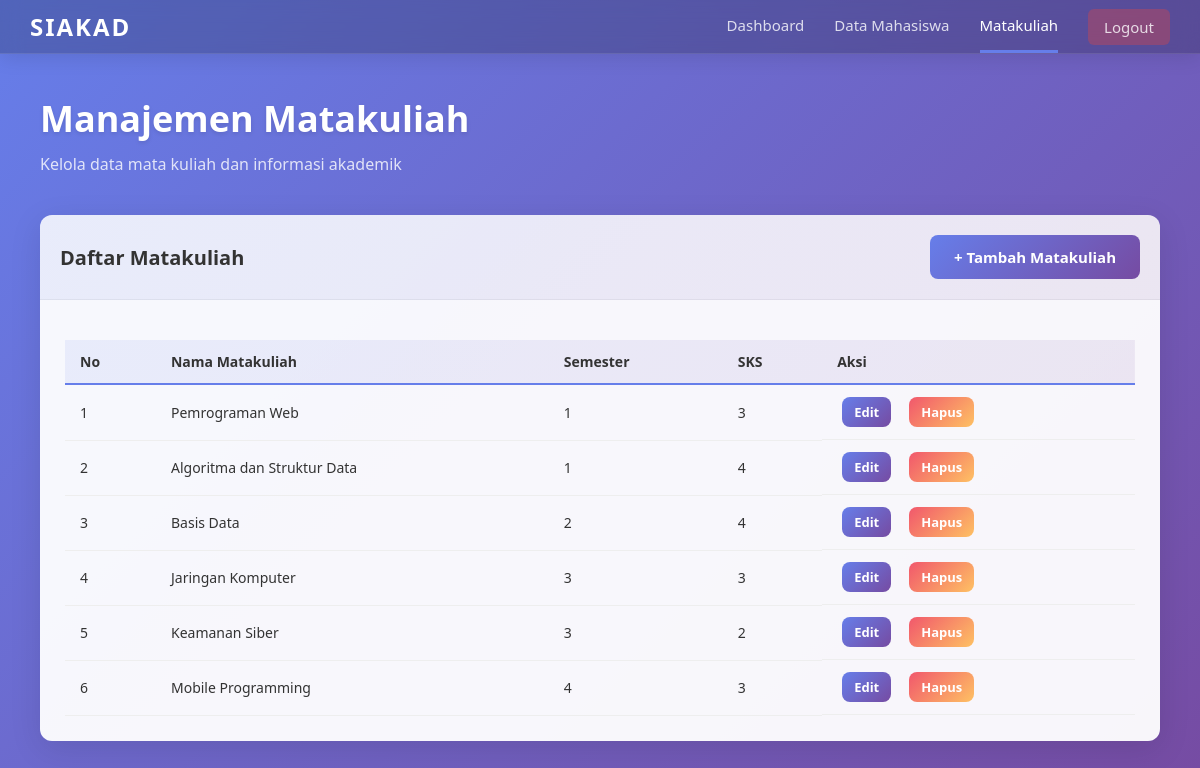
The app's page /matakuliah.php (signed in) with its own data.
### tables this page shows
CREATE TABLE `matakuliah` (
  `id_matkul` int(11) NOT NULL,
  `nama_matkul` varchar(100) NOT NULL,
  `semester` int(11) NOT NULL,
  `sks` int(11) NOT NULL,
  `created_at` timestamp NOT NULL DEFAULT current_timestamp()
);

### matakuliah.php (the view, shortened to what this page needs)
<?php
require_once 'config.php';
$action = isset($_GET['action']) ? $_GET['action'] : 'list';
$matakuliah_list = [];
if ($action === 'list') {
    try {
        $stmt = $pdo->query("SELECT * FROM matakuliah ORDER BY semester, id_matkul");
        $matakuliah_list = $stmt->fetchAll(PDO::FETCH_ASSOC);
    } catch (PDOException $e) {
        $message = "Error: " . $e->getMessage();
        $messageType = "error";
    }
}
?>
<!DOCTYPE html>
<html lang="id">
<head>
    <link rel="stylesheet" href="style.css">
</head>
<body>
    <div class="main-container">
        <nav class="navbar">
            <div class="navbar-brand">
                <h2>SIAKAD</h2>
            </div>
            <div class="navbar-menu">
                <a href="dashboard.php" class="nav-link">Dashboard</a>
                <a href="mahasiswa.php" class="nav-link">Data Mahasiswa</a>
                <a href="matakuliah.php" class="nav-link active">Matakuliah</a>
                <a href="logout.php" class="nav-link logout">Logout</a>
            </div>
        </nav>
        <div class="content">
            <div class="page-header">
                <h1>Manajemen Matakuliah</h1>
                <p>Kelola data mata kuliah dan informasi akademik</p>
            </div>
            <?php if ($action === 'list'): ?>
                <div class="card">
                    <div class="card-header">
                        <h3>Daftar Matakuliah</h3>
                        <a href="matakuliah.php?action=add" class="btn btn-primary">+ Tambah Matakuliah</a>
                    </div>
                    <div class="card-body">
                        <?php if (count($matakuliah_list) > 0): ?>
                            <table class="table">
                                <thead>
                                    <tr>
                                        <th>No</th>
                                        <th>Nama Matakuliah</th>
                                        <th>Semester</th>
                                        <th>SKS</th>
                                        <th>Aksi</th>
                                    </tr>
                                </thead>
                                <tbody>
                                    <?php foreach ($matakuliah_list as $index => $matkul): ?>
                                        <tr>
                                            <td><?php echo $index + 1; ?></td>
                                            <td><?php echo htmlspecialchars($matkul['nama_matkul']); ?></td>
                                            <td><?php echo $matkul['semester']; ?></td>
                                            <td><?php echo $matkul['sks']; ?></td>
                                            <td class="action-cell">
                                                <a href="matakuliah.php?action=edit&id=<?php echo $matkul['id_matkul']; ?>" class="btn btn-sm btn-edit">Edit</a>
                                                <a href="matakuliah.php?action=delete&id=<?php echo $matkul['id_matkul']; ?>" class="btn btn-sm btn-delete" onclick="return confirm('Yakin ingin menghapus?')">Hapus</a>
                                            </td>
                                        </tr>
                                    <?php endforeach; ?>
                                </tbody>
                            </table>
                        <?php else: ?>
                            <p class="no-data">Tidak ada data matakuliah.</p>
                        <?php endif; ?>
                    </div>
                </div>
            <?php endif; ?>
        </div>
    </div>
</body>
</html>

### style.css (style rules this page uses)
* { margin: 0; padding: 0; box-sizing: border-box; }
body { font-family: 'Segoe UI', Tahoma, Geneva, Verdana, sans-serif; background: linear-gradient(135deg, #667eea 0%, #764ba2 100%); min-height: 100vh; color: #333; }
h1 { margin-bottom: 30px; color: #fff; font-size: 28px; font-weight: 300; text-shadow: 0 2px 4px rgba(0, 0, 0, 0.1); }
h2 { color: #fff; font-size: 24px; margin-bottom: 10px; }
h3 { color: #333; font-size: 18px; margin-bottom: 15px; font-weight: 600; }
.btn { padding: 12px 24px; background: linear-gradient(135deg, #667eea 0%, #764ba2 100%); color: white; border: none; border-radius: 8px; font-size: 15px; font-weight: 600; cursor: pointer; transition: all 0.3s ease; text-decoration: none; display: inline-block; text-align: center; }
.btn-primary { background: linear-gradient(135deg, #667eea 0%, #764ba2 100%); }
.btn-edit { background: linear-gradient(135deg, #667eea 0%, #764ba2 100%); padding: 6px 12px; font-size: 13px; }
.btn-delete { background: linear-gradient(135deg, #F1576C 0%, #FEC163 100%); padding: 6px 12px; font-size: 13px; }
.btn-sm { padding: 6px 12px; font-size: 13px; margin: 0 5px; }
.main-container { display: flex; min-height: 100vh; flex-direction: column; }
.navbar { background: rgba(0, 0, 0, 0.2); backdrop-filter: blur(10px); padding: 0 30px; display: flex; justify-content: space-between; align-items: center; box-shadow: 0 4px 20px rgba(0, 0, 0, 0.1); border-bottom: 1px solid rgba(255, 255, 255, 0.1); }
.navbar-brand h2 { color: #fff; font-size: 24px; margin: 0; font-weight: 700; letter-spacing: 2px; }
.navbar-menu { display: flex; gap: 30px; align-items: center; }
.nav-link { color: rgba(255, 255, 255, 0.8); text-decoration: none; font-weight: 500; padding: 15px 0; border-bottom: 3px solid transparent; transition: all 0.3s ease; font-size: 15px; }
.nav-link.active { color: #fff; border-bottom-color: #667eea; }
.nav-link.logout { background: rgba(244, 67, 54, 0.3); padding: 8px 16px; border-radius: 6px; border-bottom: none; }
.content { flex: 1; padding: 40px; max-width: 1200px; width: 100%; margin: 0 auto; }
.page-header { margin-bottom: 40px; color: #fff; }
.page-header h1 { font-size: 36px; margin-bottom: 10px; font-weight: 600; }
.page-header p { font-size: 16px; color: rgba(255, 255, 255, 0.8); }
.card { background: rgba(255, 255, 255, 0.95); border-radius: 12px; box-shadow: 0 8px 32px rgba(0, 0, 0, 0.1); overflow: hidden; margin-bottom: 20px; transition: transform 0.3s ease, box-shadow 0.3s ease; }
.card-header { padding: 20px; background: linear-gradient(135deg, rgba(102, 126, 234, 0.1), rgba(118, 75, 162, 0.1)); border-bottom: 1px solid rgba(0, 0, 0, 0.05); display: flex; justify-content: space-between; align-items: center; }
.card-header h3 { margin: 0; color: #333; font-size: 20px; }
.card-body { padding: 25px; }
.table { width: 100%; border-collapse: collapse; margin-top: 15px; }
.table thead { background: linear-gradient(135deg, rgba(102, 126, 234, 0.1), rgba(118, 75, 162, 0.1)); }
.table th { padding: 12px 15px; text-align: left; font-weight: 600; color: #333; border-bottom: 2px solid #667eea; font-size: 14px; }
.table td { padding: 12px 15px; border-bottom: 1px solid #eee; font-size: 14px; }
.table tbody tr { transition: background 0.2s ease; }
.action-cell { display: flex; gap: 8px; }

### records on screen
matakuliah: nama_matkul "Pemrograman Web", semester "1", sks "3"
matakuliah: nama_matkul "Algoritma dan Struktur Data", semester "1", sks "4"
matakuliah: nama_matkul "Basis Data", semester "2", sks "4"
matakuliah: nama_matkul "Jaringan Komputer", semester "3", sks "3"
matakuliah: nama_matkul "Keamanan Siber", semester "3", sks "2"
matakuliah: nama_matkul "Mobile Programming", semester "4", sks "3"
